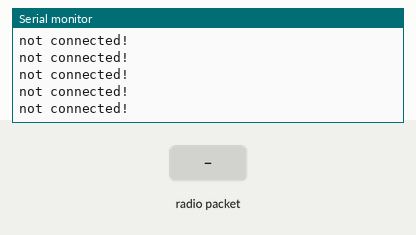
Bench run of a sketch on a simulated Arduino Uno, built with avr-gcc and run on an emulated ATmega328P. Shown: the last lines printed to the serial monitor. The test bench sets the inputs (shaded band). No radio packets arrive unless stated.

Above: at 1.2 s.
1.3 s: radio packet "JS1:" arrives
At 1.56 s:
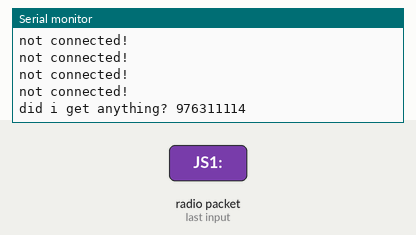
2.9 s: radio packet "1" arrives
At 3.16 s:
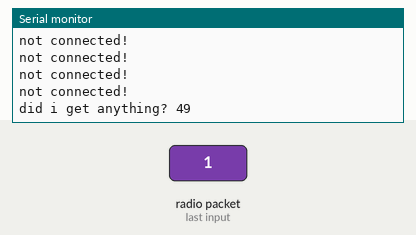

The sketch:

communication.ino
```cpp
#include<SPI.h>
#include<nRF24L01.h>
#include<RF24.h>

/*struct JoystickData { //struct is where we declare all variables inside a package
  long int j1x;
  long int j1y;
  long int j2x;
  long int j2y;
};

JoystickData data;

*/


int CSN = 5;
int CE = 4;
//char msg[32];
long int pot = 0;

RF24 radio(CE,CSN);

const byte address[6] = "00001";

void setup() {
  Serial.begin(115200);
  //pinMode(A1,INPUT);

  //SPI.begin(18, 19, 23, 5); // SCK, MISO, MOSI, SS (CSN)
  radio.begin();
  radio.openReadingPipe(0,address);
  radio.setPALevel(RF24_PA_MAX);
  radio.setDataRate(RF24_250KBPS);
  radio.startListening();

}

void loop() {
  if(radio.available()){

    radio.read(&pot,sizeof(pot));
    Serial.print("did i get anything? ");
    Serial.println(pot);
    /*Serial.print("JS1: "); // JS = joistick
    Serial.print(data.j1x);
    Serial.print(" , ");
    Serial.print(data.j1y);
    Serial.print(" | JS2: ");
    Serial.print(data.j2x);
    Serial.print(" , ");
    Serial.println(data.j2y); //Prints joystick values for serial monitor
    */
  }else{
    Serial.println("not connected!");
  }

  delay(200);
}
```

Measured:
- after the input at 1.3 s, the serial monitor: prints a new line after 0.11 s (image 1)
- after the input at 2.9 s, the serial monitor: prints a new line after 0.11 s (image 2)
